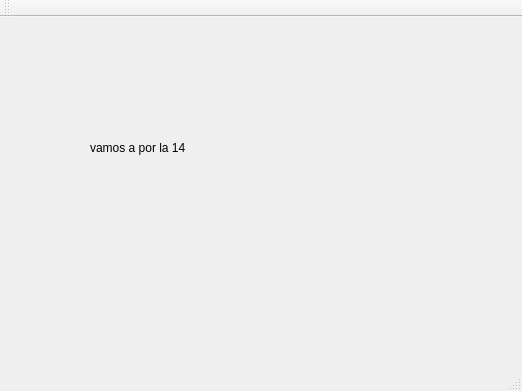
<?xml version="1.0" encoding="UTF-8"?>
<ui version="4.0">
 <class>MainWindow</class>
 <widget class="QMainWindow" name="MainWindow">
  <property name="geometry">
   <rect>
    <x>0</x>
    <y>0</y>
    <width>522</width>
    <height>391</height>
   </rect>
  </property>
  <property name="windowTitle">
   <string>MainWindow</string>
  </property>
  <widget class="QWidget" name="centralWidget">
   <widget class="QLabel" name="label">
    <property name="geometry">
     <rect>
      <x>90</x>
      <y>90</y>
      <width>171</width>
      <height>81</height>
     </rect>
    </property>
    <property name="text">
     <string>vamos a por la 14</string>
    </property>
   </widget>
  </widget>
  <widget class="QMenuBar" name="menuBar">
   <property name="geometry">
    <rect>
     <x>0</x>
     <y>0</y>
     <width>522</width>
     <height>26</height>
    </rect>
   </property>
  </widget>
  <widget class="QToolBar" name="mainToolBar">
   <attribute name="toolBarArea">
    <enum>TopToolBarArea</enum>
   </attribute>
   <attribute name="toolBarBreak">
    <bool>false</bool>
   </attribute>
  </widget>
  <widget class="QStatusBar" name="statusBar"/>
 </widget>
 <layoutdefault spacing="6" margin="11"/>
 <resources/>
 <connections/>
</ui>
